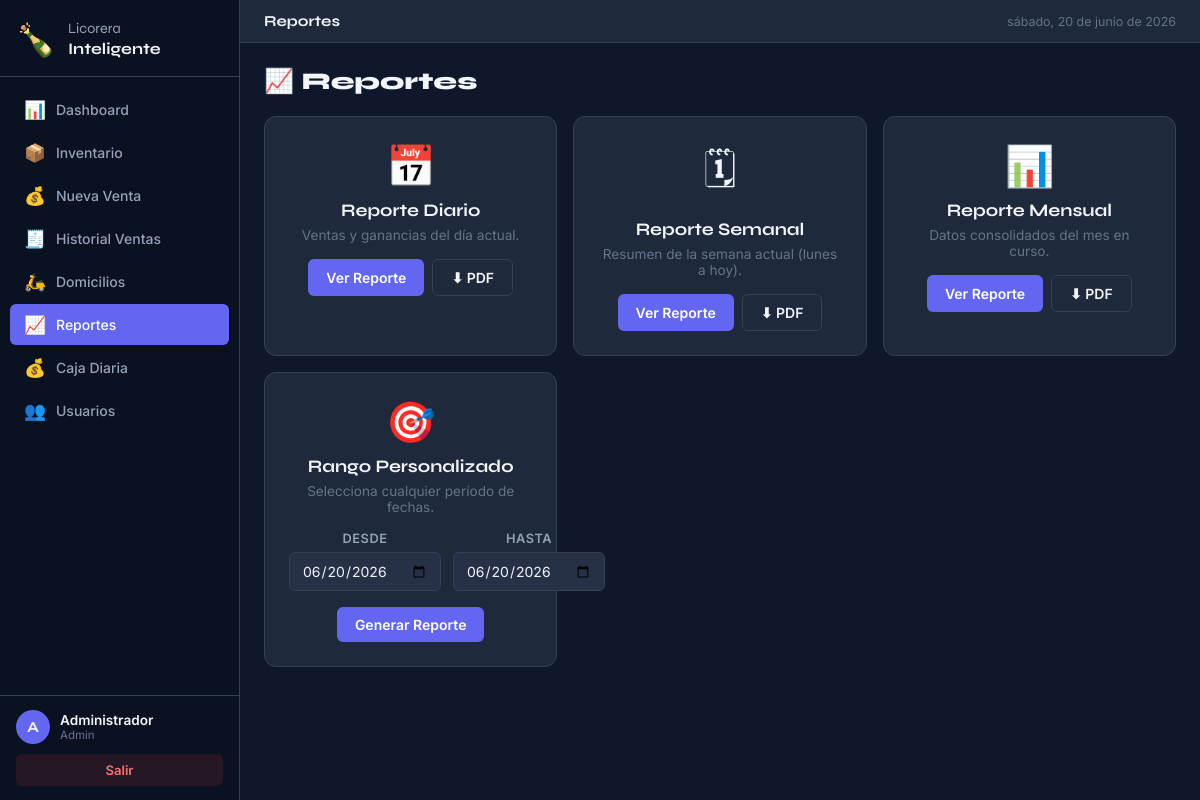
/reports/ (signed in), run on the app's committed database.
### models/user.py (models this page shows, shortened)
class User(UserMixin, db.Model):
    __tablename__ = 'users'
    id         = db.Column(db.Integer, primary_key=True)
    username   = db.Column(db.String(50), unique=True, nullable=False)
    full_name  = db.Column(db.String(100), nullable=False)
    password_hash = db.Column(db.String(256), nullable=False)
    role       = db.Column(db.String(20), default='empleado')  # 'admin' o 'empleado'
    created_at = db.Column(db.DateTime, default=datetime.utcnow)
    is_active  = db.Column(db.Boolean, default=True)
    def is_admin(self):
        return self.role == 'admin'

### routes/reports.py (the view)
@reports_bp.route('/')
@login_required
def index():
    return render_template('reports/index.html', today=date.today().strftime('%Y-%m-%d'))

### app.py (called while the page is built)
@login_manager.user_loader
def load_user(user_id):
    return User.query.get(int(user_id))

### templates/reports/index.html (shortened to what this page needs)
{% extends 'base.html' %}
{% block page_title %}Reportes{% endblock %}
{% block content %}
<div class="page-header">
  <h2 class="page-title">📈 Reportes</h2>
</div>
<div class="reports-grid">
  <div class="report-card">
    <div class="report-icon">📅</div>
    <h3>Reporte Diario</h3>
    <p>Ventas y ganancias del día actual.</p>
    <div class="report-actions">
      <a href="{{ url_for('reports.daily') }}" class="btn btn-primary">Ver Reporte</a>
      <a href="{{ url_for('reports.export_pdf', report_type='daily') }}" class="btn btn-outline">⬇ PDF</a>
    </div>
  </div>
  <div class="report-card">
    <div class="report-icon">🗓</div>
    <h3>Reporte Semanal</h3>
    <p>Resumen de la semana actual (lunes a hoy).</p>
    <div class="report-actions">
      <a href="{{ url_for('reports.weekly') }}" class="btn btn-primary">Ver Reporte</a>
      <a href="{{ url_for('reports.export_pdf', report_type='weekly') }}" class="btn btn-outline">⬇ PDF</a>
    </div>
  </div>
  <div class="report-card">
    <div class="report-icon">📊</div>
    <h3>Reporte Mensual</h3>
    <p>Datos consolidados del mes en curso.</p>
    <div class="report-actions">
      <a href="{{ url_for('reports.monthly') }}" class="btn btn-primary">Ver Reporte</a>
      <a href="{{ url_for('reports.export_pdf', report_type='monthly') }}" class="btn btn-outline">⬇ PDF</a>
    </div>
  </div>
  <div class="report-card">
    <div class="report-icon">🎯</div>
    <h3>Rango Personalizado</h3>
    <p>Selecciona cualquier período de fechas.</p>
    <form method="POST" action="{{ url_for('reports.custom') }}">
      <div class="form-row" style="margin-bottom:1rem">
        <div class="form-group" style="margin:0">
          <label class="form-label">Desde</label>
          <input class="form-input" type="date" name="date_from" value="{{ today }}"/>
        </div>
        <div class="form-group" style="margin:0">
          <label class="form-label">Hasta</label>
          <input class="form-input" type="date" name="date_to" value="{{ today }}"/>
        </div>
      </div>
      <button class="btn btn-primary" type="submit">Generar Reporte</button>
    </form>
  </div>
</div>
{% endblock %}

### templates/base.html (shortened to what this page needs)
<!DOCTYPE html>
<html lang="es">
<head>
  <link rel="stylesheet" href="{{ url_for('static', filename='css/style.css') }}"/>
</head>
<body>
<aside class="sidebar" id="sidebar">
  <div class="sidebar-brand">
    <span class="brand-icon">🍾</span>
    <span class="brand-text">Licorera<br><strong>Inteligente</strong></span>
  </div>
  <nav class="sidebar-nav">
    <a href="{{ url_for('dashboard.index') }}" class="nav-item {% if request.blueprint == 'dashboard' %}active{% endif %}">
      <span class="nav-icon">📊</span><span class="nav-label">Dashboard</span>
    </a>
    <a href="{{ url_for('inventory.index') }}" class="nav-item {% if request.blueprint == 'inventory' %}active{% endif %}">
      <span class="nav-icon">📦</span><span class="nav-label">Inventario</span>
    </a>
    <a href="{{ url_for('sales.new') }}" class="nav-item {% if request.blueprint == 'sales' and request.endpoint == 'sales.new' %}active{% endif %}">
      <span class="nav-icon">💰</span><span class="nav-label">Nueva Venta</span>
    </a>
    <a href="{{ url_for('sales.index') }}" class="nav-item {% if request.blueprint == 'sales' and request.endpoint == 'sales.index' %}active{% endif %}">
      <span class="nav-icon">🧾</span><span class="nav-label">Historial Ventas</span>
    </a>
    <a href="{{ url_for('deliveries.index') }}" class="nav-item {% if request.blueprint == 'deliveries' %}active{% endif %}">
      <span class="nav-icon">🛵</span><span class="nav-label">Domicilios</span>
    </a>
    <a href="{{ url_for('reports.index') }}" class="nav-item {% if request.blueprint == 'reports' %}active{% endif %}">
      <span class="nav-icon">📈</span><span class="nav-label">Reportes</span>
    </a>
    <a href="{{ url_for('cashregister.index') }}" class="nav-item {% if request.blueprint == 'cashregister' %}active{% endif %}">
      <span class="nav-icon">💰</span><span class="nav-label">Caja Diaria</span>
    </a>
    {% if current_user.is_admin() %}
    <a href="{{ url_for('auth.users') }}" class="nav-item {% if request.blueprint == 'auth' and request.endpoint != 'auth.login' %}active{% endif %}">
      <span class="nav-icon">👥</span><span class="nav-label">Usuarios</span>
    </a>
    {% endif %}
  </nav>
  <div class="sidebar-footer">
    <div class="user-info">
      <div class="user-avatar">{{ current_user.full_name[0] }}</div>
      <div>
        <div class="user-name">{{ current_user.full_name }}</div>
        <div class="user-role">{{ current_user.role|capitalize }}</div>
      </div>
    </div>
    <a href="{{ url_for('auth.logout') }}" class="logout-btn">Salir</a>
  </div>
</aside>
<main class="main-content">
  <div class="topbar">
    <span class="topbar-title">{% block page_title %}{% endblock %}</span>
    <span class="topbar-date" id="current-date"></span>
  </div>
  <div class="page-content">
    {% block content %}{% endblock %}
  </div>
</main>
</body>
</html>

### data on the page
User: full_name "A", full_name "Administrador", role "Admin"
